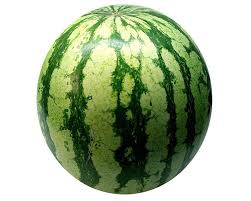
#> input picture lab8/watermelon.jpeg, 251 x 201 px, given in place of the camera
$ python ej6.py
#> lines starting #> are read from the running program, lines starting #| are printed output that depends on the picture; after the words box and inside, x2 and y2 are one past the last pixel; in counts of white or black regions, pixels touching at a corner belong together
import cv2

class video_capture():
    def __init__(self, camera):
        self.camera = camera
        self.displayed = False

    def display_camera(self):
        self.displayed = True
        self.camera_visualization()

    def stop_display(self):
        self.displayed = False

    def camera_visualization(self):
        while self.displayed:
            _, frame = self.camera.read()
#> frame is the input picture: shape (201, 251, 3); mean B, G, R 157.9, 186, 172.6
            blurred_frame = cv2.GaussianBlur(frame, (5, 5), 0)
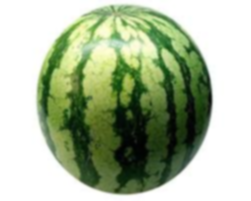
#> blurred_frame: shape (201, 251, 3); mean B, G, R 158, 186, 172.6
            gray_frame = cv2.cvtColor(blurred_frame, cv2.COLOR_BGR2GRAY)
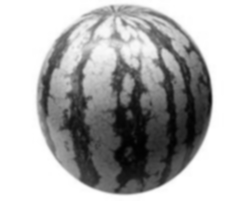
#> gray_frame: shape (201, 251); min 1, max 255, mean 178.8
            edges = cv2.Canny(gray_frame, 100, 200)
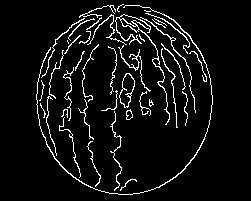
#> edges: shape (201, 251); 6.3% white in thin lines or dots, all inside (x1, y1, x2, y2) = (36, 4, 213, 195)
            contours, _ = cv2.findContours(edges, cv2.RETR_EXTERNAL, cv2.CHAIN_APPROX_SIMPLE)
#> contours = 41 contours, 30 with area under 20; largest, box (x1, y1, x2, y2) and area: (119, 73, 135, 108) 320, (115, 14, 170, 125) 298, (36, 5, 213, 195) 123, (126, 109, 133, 120) 45, (140, 17, 196, 113) 42
            valid_contours = [c for c in contours if cv2.contourArea(c) > 20]
#> valid_contours = 11 contours; largest, box (x1, y1, x2, y2) and area: (119, 73, 135, 108) 320, (115, 14, 170, 125) 298, (36, 5, 213, 195) 123, (126, 109, 133, 120) 45, (140, 17, 196, 113) 42
            cv2.drawContours(frame, valid_contours, -1, (0, 255, 0), 3)
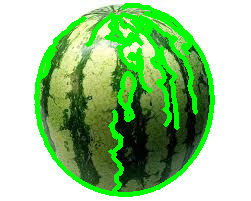
#> frame: shape (201, 251, 3); 14.33% of pixels changed, all inside (x1, y1, x2, y2) = (34, 3, 215, 197)
            cv2.imshow("camera", frame)
            key = cv2.waitKey(1)
#> (key Esc is pressed here)
            if key == 27:
                self.stop_display()


if __name__ == "__main__":
    camera = cv2.VideoCapture(0, cv2.CAP_V4L2)
    camera.set(cv2.CAP_PROP_BUFFERSIZE, 1)
    camera.set(cv2.CAP_PROP_AUTO_EXPOSURE, 3)
    camera_ob = video_capture(camera)
    camera_ob.display_camera()
